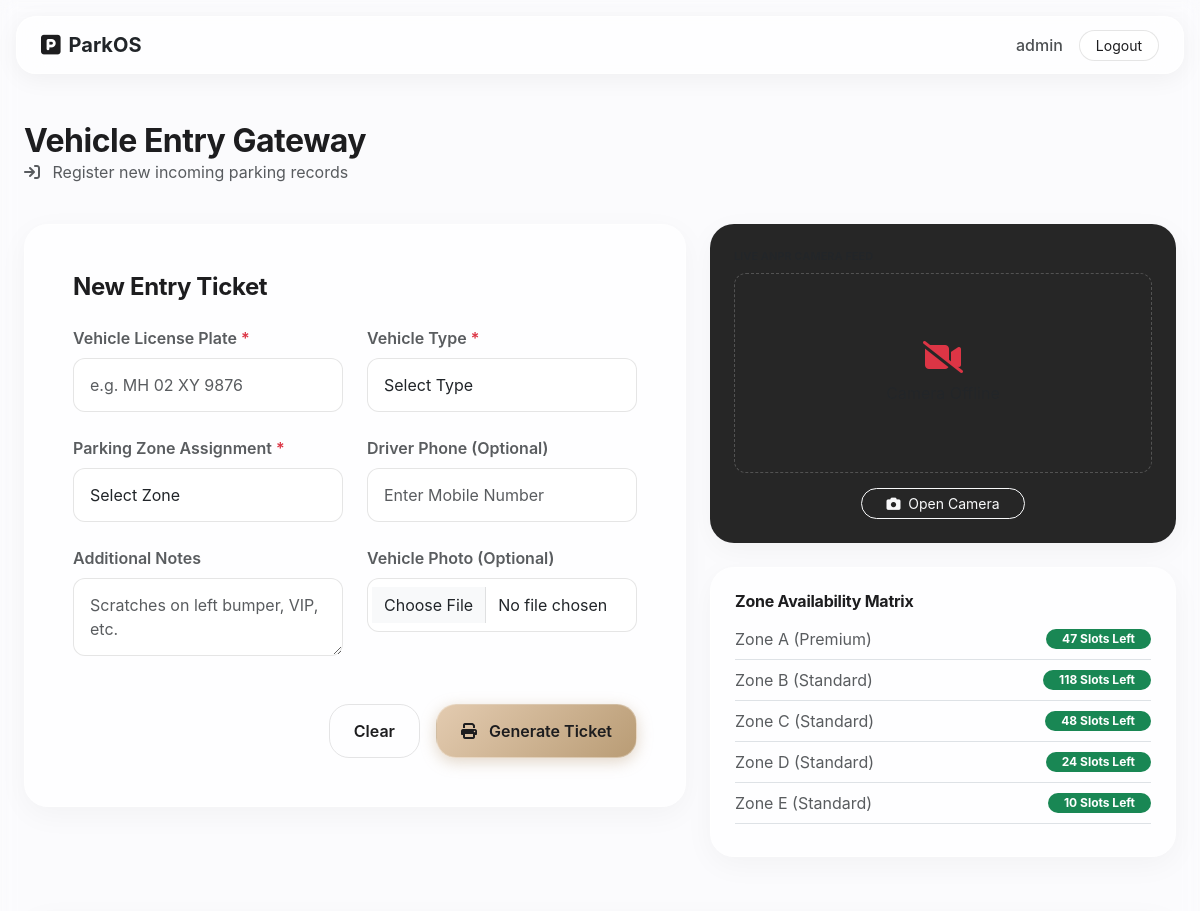
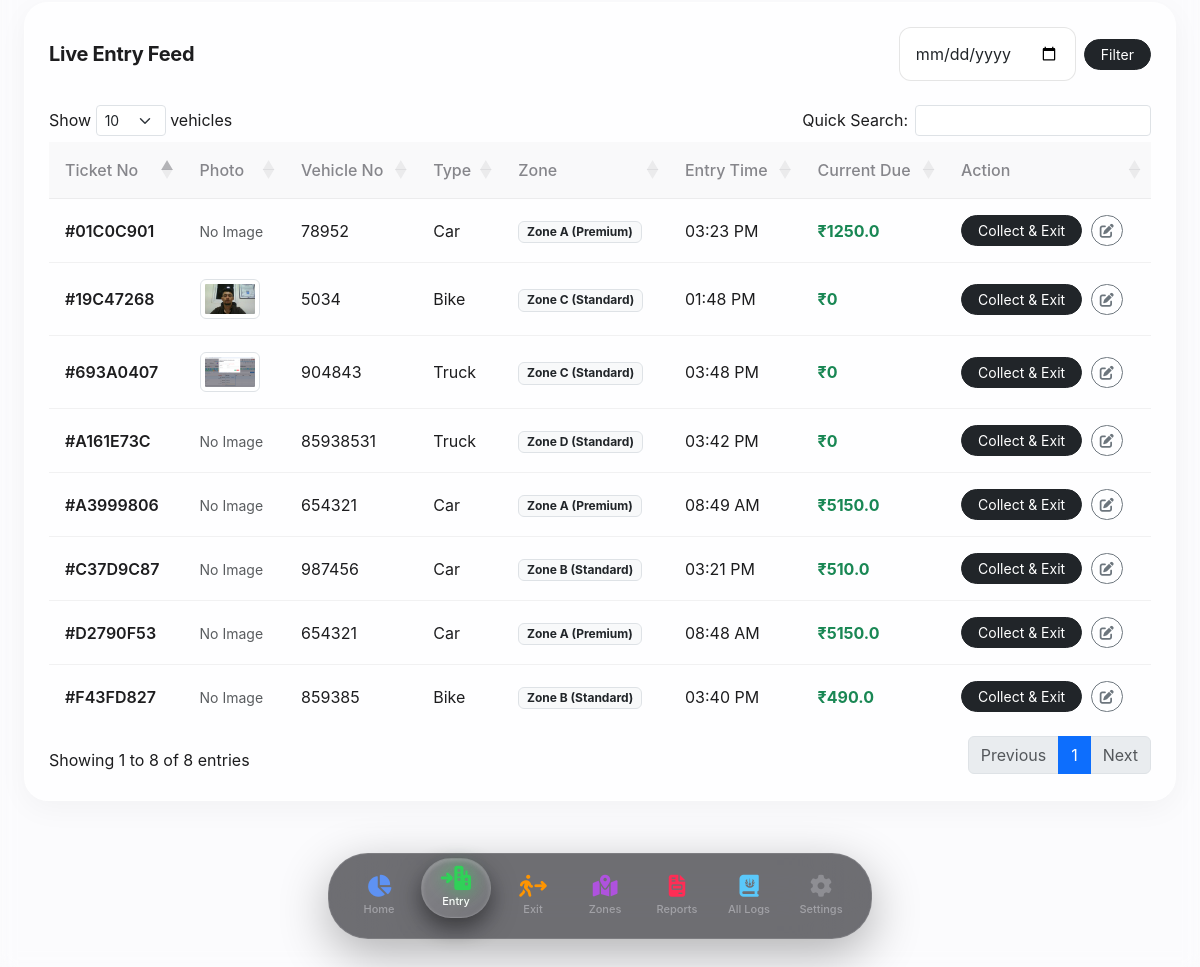
The app's page /entry/ (signed in) with its own data (2 pictures, top to bottom).
### accounts/models.py (models this page shows, shortened)
class User(AbstractUser):
    role = models.CharField(max_length=20, choices=RoleChoice.choices, default=RoleChoice.STAFF)
    mobile = models.CharField(max_length=20, blank=True, null=True)
    can_view_dashboard = models.BooleanField(default=False)
    can_manage_entry = models.BooleanField(default=False)
    can_edit_entry = models.BooleanField(default=False)
    can_manage_exit = models.BooleanField(default=False)
    can_edit_exit = models.BooleanField(default=False)
    can_collect_cash = models.BooleanField(default=False)
    can_view_reports = models.BooleanField(default=False)
    can_download_reports = models.BooleanField(default=False)
    can_manage_zones = models.BooleanField(default=False)
    can_edit_zones = models.BooleanField(default=False)
    can_manage_settings = models.BooleanField(default=False)

### parking/models.py (models this page shows, shortened)
class ParkingZone(models.Model):
    name = models.CharField(max_length=100)
    code = models.CharField(max_length=20, unique=True)
    capacity = models.PositiveIntegerField(default=50)
    vehicle_types = models.CharField(max_length=200, help_text="Comma separated types, e.g. Car,Bike,Truck")
    base_hourly_price = models.DecimalField(max_digits=10, decimal_places=2, help_text="Price for first base hours")
    additional_hour_after = models.PositiveIntegerField(default=1, help_text="Apply additional price after X hours")
    extra_hours_step = models.PositiveIntegerField(default=1, help_text="Charge applies per every X extra hours")
    additional_hour_price = models.DecimalField(max_digits=10, decimal_places=2)
    is_free = models.BooleanField(default=False, help_text="If checked, zone is 100% free")
    assigned_staff = models.ManyToManyField(User, limit_choices_to={'role': 'Staff'}, blank=True)
    is_active = models.BooleanField(default=True)
    created_at = models.DateTimeField(auto_now_add=True)
    updated_at = models.DateTimeField(auto_now=True)
    def current_occupancy(self):
        return self.vehiclerecord_set.filter(status='ACTIVE').count()
    def available_slots(self):
        return max(0, self.capacity - self.current_occupancy())

class VehicleRecord(models.Model):
    STATUS_CHOICES = (
        ('ACTIVE', 'Active'),
        ('EXITED', 'Exited'),
    )
    ticket_number = models.CharField(max_length=50, unique=True)
    zone = models.ForeignKey(ParkingZone, on_delete=models.PROTECT)
    vehicle_number = models.CharField(max_length=20)
    vehicle_type = models.CharField(max_length=50)
    driver_name = models.CharField(max_length=100, blank=True)
    mobile = models.CharField(max_length=15, blank=True)
    notes = models.TextField(blank=True)
    entry_photo = models.ImageField(upload_to='entry_photos/', blank=True, null=True)
    entry_time = models.DateTimeField(default=timezone.now)
    entry_staff = models.ForeignKey(User, related_name='entries_managed', on_delete=models.SET_NULL, null=True)
    exit_time = models.DateTimeField(blank=True, null=True)
    exit_staff = models.ForeignKey(User, related_name='exits_managed', on_delete=models.SET_NULL, null=True, blank=True)
    status = models.CharField(max_length=20, choices=STATUS_CHOICES, default='ACTIVE')
    duration_hours = models.DecimalField(max_digits=6, decimal_places=2, default=0)
    total_charges = models.DecimalField(max_digits=10, decimal_places=2, default=0)
    def calculate_current_charges(self):
        if self.zone.is_free:
            return 0
        now = self.exit_time if self.exit_time else timezone.now()
        duration_seconds = (now - self.entry_time).total_seconds()
        hours = duration_seconds / 3600.0
        if hours <= 0:
            return 0
        zone = self.zone
        charge = float(zone.base_hourly_price)
        if hours > float(zone.additional_hour_after):
            import math
            extra_time = hours - float(zone.additional_hour_after)
            extra_blocks = math.floor(extra_time / float(zone.extra_hours_step))
            if extra_blocks > 0:
                charge += extra_blocks * float(zone.additional_hour_price)
        return round(charge, 2)

### parking/views.py (the view, shortened to what this page needs)
# urls.py: path('entry/', views.entry_view, name='entry'),
def entry_view(request):
    zones = ParkingZone.objects.filter(is_active=True)
    date_filter = request.GET.get('date')
    recent_entries = VehicleRecord.objects.filter(status='ACTIVE')
    if date_filter:
        recent_entries = recent_entries.filter(entry_time__date=date_filter)
    recent_entries = recent_entries.order_by('-entry_time')
    for entry in recent_entries:
        entry.live_charge = entry.calculate_current_charges()
    return render(request, 'parking/entry.html', {
        'title': 'Vehicle Entry',
        'zones': zones,
        'recent_entries': recent_entries
    })

### templates/parking/entry.html (shortened to what this page needs)
{% extends "base.html" %}
{% block content %}
<div class="row align-items-center mb-4">
    <div class="col-12">
        <h2 class="mb-0 fw-bold">Vehicle Entry Gateway</h2>
        <p class="text-muted"><i class="fa-solid fa-arrow-right-to-bracket me-2"></i> Register new incoming parking records</p>
    </div>
</div>
<div class="row">
    <div class="col-lg-7 mb-4">
        <div class="glass-card p-5">
            <h4 class="fw-bold mb-4">New Entry Ticket</h4>
            <form method="post" action="{% url 'entry' %}" enctype="multipart/form-data">
                <div class="row">
                    <div class="col-md-6 mb-4">
                        <label class="form-label fw-semibold text-muted">Vehicle License Plate <span class="text-danger">*</span></label>
                        <input type="text" name="vehicle_number" class="apple-input form-control" placeholder="e.g. MH 02 XY 9876" required>
                    </div>
                    <div class="col-md-6 mb-4">
                        <label class="form-label fw-semibold text-muted">Vehicle Type <span class="text-danger">*</span></label>
                        <select name="vehicle_type" class="apple-input form-select" required>
                            <option value="" disabled selected>Select Type</option>
                        </select>
                    </div>
                </div>
                <div class="row">
                    <div class="col-md-6 mb-4">
                        <label class="form-label fw-semibold text-muted">Parking Zone Assignment <span class="text-danger">*</span></label>
                        <select name="zone_id" class="apple-input form-select" required>
                            <option value="" disabled selected>Select Zone</option>
                        </select>
                    </div>
                    <div class="col-md-6 mb-4">
                        <label class="form-label fw-semibold text-muted">Driver Phone (Optional)</label>
                        <input type="tel" name="mobile" class="apple-input form-control" placeholder="Enter Mobile Number">
                    </div>
                </div>
                <div class="row">
                    <div class="col-md-6 mb-4">
                        <label class="form-label fw-semibold text-muted">Additional Notes</label>
                        <textarea name="notes" class="apple-input form-control" rows="2" placeholder="Scratches on left bumper, VIP, etc."></textarea>
                    </div>
                    <div class="col-md-6 mb-4">
                        <label class="form-label fw-semibold text-muted">Vehicle Photo (Optional)</label>
                        <input type="file" name="entry_photo" class="apple-input form-control" accept="image/*" capture="environment">
                    </div>
                </div>
                <div class="d-flex justify-content-end gap-3 mt-4">
                    <button type="reset" class="apple-btn" style="background: transparent; color: var(--apple-dark); border: 1px solid rgba(0,0,0,0.1); box-shadow: none;">Clear</button>
                    <button type="submit" class="apple-btn btn-primary">
                        <i class="fa-solid fa-print me-2"></i> Generate Ticket
                    </button>
                </div>
            </form>
        </div>
    </div>
    <div class="col-lg-5 mb-4">
        <div class="glass-card p-4 text-center mb-4" style="background: rgba(0,0,0,0.85); color: white; border: none;">
            <div class="mb-2 text-start text-muted fw-bold tracking-wider" style="font-size: 11px; text-transform: uppercase;">Live ANPR Camera Feed</div>
            <div id="videoContainer" style="height: 200px; position: relative; display: flex; align-items: center; justify-content: center; border: 1px dashed rgba(255,255,255,0.2); border-radius: 12px; margin-bottom: 15px; overflow: hidden;">
                <div id="cameraStatus" class="text-muted">
                    <i class="fa-solid fa-video-slash fa-2x mb-2 text-danger"></i><br>
                    <span>Camera Offline</span>
                </div>
            </div>
            <div class="d-flex justify-content-center gap-2">
                <button type="button" id="startCameraBtn" class="btn btn-sm btn-outline-light rounded-pill px-4"><i class="fa-solid fa-camera me-1"></i> Open Camera</button>
            </div>
        </div>
        <div class="glass-card p-4 mb-4">
            <h6 class="fw-bold mb-3">Zone Availability Matrix</h6>
            {% for zone in zones %}
            <div class="d-flex justify-content-between align-items-center border-bottom pb-2 mb-2">
                <span class="text-muted">{{ zone.name }}</span>
                {% if zone.available_slots > 0 %}
                    <span class="badge bg-success rounded-pill px-3">{{ zone.available_slots }} Slots Left</span>
                {% else %}
                    <span class="badge bg-danger rounded-pill px-3">FULL</span>
                {% endif %}
            </div>
            {% empty %}
            <p class="text-muted small">No zones configured yet.</p>
            {% endfor %}
        </div>
    </div>
</div>
<div class="glass-card p-4 mt-2 mb-5">
    <div class="d-flex justify-content-between align-items-center mb-4">
        <h5 class="fw-bold mb-0">Live Entry Feed</h5>
        <form method="get" class="d-flex align-items-center">
            <input type="date" name="date" class="form-control form-control-sm me-2 apple-input" style="width:auto;" value="{{ current_date }}">
            <button type="submit" class="btn btn-sm btn-dark rounded-pill px-3">Filter</button>
        </form>
    </div>
    <div class="table-responsive">
        <table id="entryTable" class="apple-table data-table">
            <thead>
                <tr>
                    <th>Ticket No</th>
                    <th>Photo</th>
                    <th>Vehicle No</th>
                    <th>Type</th>
                    <th>Zone</th>
                    <th>Entry Time</th>
                    <th>Current Due</th>
                    <th>Action</th>
                </tr>
            </thead>
            <tbody>
                {% for entry in recent_entries %}
                <tr>
                    <td class="fw-semibold">#{{ entry.ticket_number }}</td>
                    <td>
                        {% if entry.entry_photo %}
                        <a href="javascript:void(0)" onclick="openLightbox('{{ entry.entry_photo.url }}')">
                            <img src="{{ entry.entry_photo.url }}" alt="Vehicle" class="img-thumbnail" style="height: 40px; width: 60px; object-fit: cover;">
                        </a>
                        {% else %}
                        <span class="text-muted small">No Image</span>
                        {% endif %}
                    </td>
                    <td>{{ entry.vehicle_number }}</td>
                    <td>{{ entry.vehicle_type }}</td>
                    <td><span class="badge bg-light text-dark border">{{ entry.zone.name }}</span></td>
                    <td>{{ entry.entry_time|date:"h:i A" }}</td>
                    <td class="text-success fw-bold">₹{{ entry.live_charge }}</td>
                    <td>
                        <button type="button" class="btn btn-sm btn-dark rounded-pill px-3" data-bs-toggle="modal" data-bs-target="#exitModal{{ entry.ticket_number }}">Collect & Exit</button>
                        {% if request.user.can_edit_entry or request.user.is_superuser %}
                        <button type="button" class="btn btn-sm btn-outline-secondary rounded-pill px-2 ms-1" data-bs-toggle="modal" data-bs-target="#editModal{{ entry.ticket_number }}">
                            <i class="fa-solid fa-pen-to-square"></i>
                        </button>
                        {% endif %}
                    </td>
                </tr>
                {% endfor %}
            </tbody>
        </table>
    </div>
</div>
{% endblock %}

### templates/base.html (shortened to what this page needs)
<!DOCTYPE html>
<html lang="en">
<head>
    <link href="https://cdn.jsdelivr.net/npm/bootstrap@5.3.2/dist/css/bootstrap.min.css" rel="stylesheet">
    <link rel="stylesheet" href="https://cdnjs.cloudflare.com/ajax/libs/font-awesome/6.4.2/css/all.min.css">
    <link rel="stylesheet" href="/static/css/style.css?v=6">
    <link href="https://cdn.datatables.net/1.13.7/css/dataTables.bootstrap5.min.css" rel="stylesheet">
</head>
<body hx-ext="class-tools" x-data="{ sidebarOpen: false }" hx-boost="true">
    <div class="d-flex justify-content-center mt-3 mb-2 px-3">
        <nav class="navbar navbar-expand-lg px-4 top-island w-100">
            <a class="navbar-brand fw-bold text-dark d-flex align-items-center" href="#">
                <i class="fa-solid fa-square-parking me-2" style="color: var(--apple-dark); font-size: 1.4rem;"></i>
                ParkOS
            </a>
            <div class="ms-auto d-flex align-items-center">
                {% if request.user.is_authenticated %}
                    <span class="me-3 fw-medium text-dark" style="opacity: 0.8;">{{ request.user.get_full_name|default:request.user.username }}</span>
                    <form action="{% url 'logout' %}" method="post" class="d-inline">
                        <button type="submit" class="btn btn-sm top-island-btn rounded-pill px-3">Logout</button>
                    </form>
                {% else %}
                    <a href="{% url 'login' %}" class="btn btn-sm top-island-btn rounded-pill px-3">Login</a>
                {% endif %}
            </div>
        </nav>
    </div>
    <main class="container-fluid main-content px-4 fade-transition" id="main-content">
        {% block content %}{% endblock %}
    </main>
    <div class="bubble-nav-container">
        <nav class="bubble-nav">
            <a href="/" class="bubble-item {% if request.path == '/' %}active{% endif %}" title="Dashboard">
                <i class="fa-solid fa-chart-pie"></i>
                <span>Home</span>
            </a>
            <a href="/entry/" class="bubble-item {% if '/entry/' in request.path %}active{% endif %}" title="Vehicle Entry">
                <i class="fa-solid fa-arrow-right-to-city"></i>
                <span>Entry</span>
            </a>
            <a href="/exit/" class="bubble-item {% if '/exit/' in request.path %}active{% endif %}" title="Vehicle Exit">
                <i class="fa-solid fa-person-walking-arrow-right"></i>
                <span>Exit</span>
            </a>
            <a href="/zones/" class="bubble-item {% if '/zones/' in request.path %}active{% endif %}" title="Parking Zones">
                <i class="fa-solid fa-map-location-dot"></i>
                <span>Zones</span>
            </a>
            <a href="/reports/" class="bubble-item {% if '/reports/' in request.path %}active{% endif %}" title="Reports">
                <i class="fa-solid fa-file-invoice"></i>
                <span>Reports</span>
            </a>
            <a href="/logs/" class="bubble-item {% if '/logs/' in request.path %}active{% endif %}" title="Vehicle Logs">
                <i class="fa-solid fa-book-journal-whills"></i>
                <span>All Logs</span>
            </a>
            {% if request.user.role == 'Super Admin' or request.user.role == 'Administrator' %}
            <a href="/settings/" class="bubble-item {% if '/settings/' in request.path %}active{% endif %}" title="Settings">
                <i class="fa-solid fa-gear"></i>
                <span>Settings</span>
            </a>
            {% endif %}
        </nav>
    </div>
</body>
</html>

### records on screen
User: user.get_full_name "admin"
ParkingZone: name "Zone A (Premium)", available_slots "47"
ParkingZone: name "Zone B (Standard)", available_slots "118"
ParkingZone: name "Zone C (Standard)", available_slots "48"
ParkingZone: name "Zone D (Standard)", available_slots "24"
ParkingZone: name "Zone E (Standard)", available_slots "10"
VehicleRecord: ticket_number "19C47268", entry_photo (picture), vehicle_number "5034", vehicle_type "Bike", zone.name "Zone C (Standard)", entry_time "01:48 PM", live_charge "0"
VehicleRecord: ticket_number "693A0407", entry_photo (picture), vehicle_number "904843", vehicle_type "Truck", zone.name "Zone C (Standard)", entry_time "03:48 PM", live_charge "0"
VehicleRecord: ticket_number "A161E73C", entry_photo "No Image", vehicle_number "85938531", vehicle_type "Truck", zone.name "Zone D (Standard)", entry_time "03:42 PM", live_charge "0"
VehicleRecord: ticket_number "F43FD827", entry_photo "No Image", vehicle_number "859385", vehicle_type "Bike", zone.name "Zone B (Standard)", entry_time "03:40 PM", live_charge "490.0"
VehicleRecord: ticket_number "01C0C901", shows "No Image", vehicle_number "78952", vehicle_type "Car", zone.name "Zone A (Premium)", entry_time "03:23 PM", live_charge "1250.0"
VehicleRecord: ticket_number "C37D9C87", shows "No Image", vehicle_number "987456", vehicle_type "Car", zone.name "Zone B (Standard)", entry_time "03:21 PM", live_charge "510.0"
VehicleRecord: ticket_number "A3999806", shows "No Image", vehicle_number "654321", vehicle_type "Car", zone.name "Zone A (Premium)", entry_time "08:49 AM", live_charge "5150.0"
VehicleRecord: ticket_number "D2790F53", shows "No Image", vehicle_number "654321", vehicle_type "Car", zone.name "Zone A (Premium)", entry_time "08:48 AM", live_charge "5150.0"
